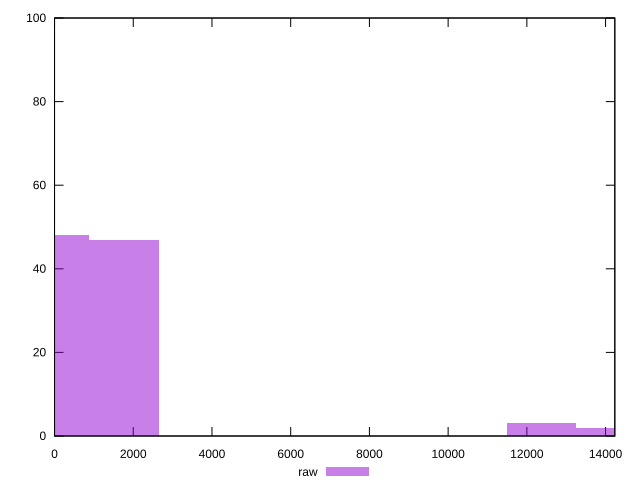

Write gnuplot code to recreate this figure.
reset

$raw <<EOF
0 48
12373.091357638554 3
14140.675837301205 2
1767.5844796626507 47
EOF

set key outside below
set boxwidth 1767.5844796626507
set xrange [0:14235]
set yrange [0:100]
set trange [0:100]
set style fill transparent solid 0.5 noborder
set terminal svg size 640, 490 enhanced background rgb 'white'
set output "reprap/uses-rel-preload/samples/pages+cached/raw/histogram.svg"

plot $raw title "raw" with boxes

reset
